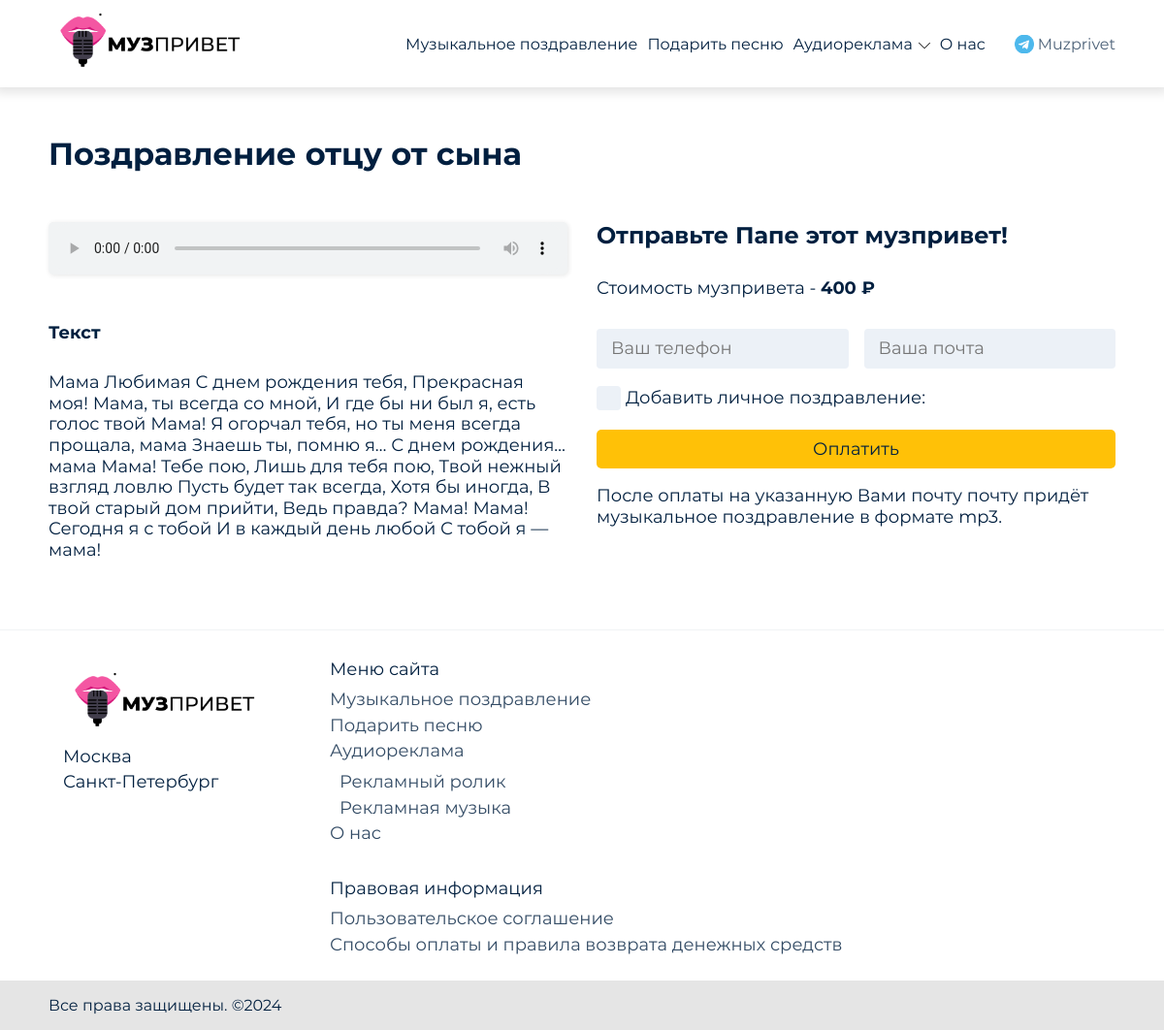
The page /mus-pozdrav/pape/pozdravlenie-otcu-ot-syna on the database its author committed.
### musprivet/models.py (models this page shows, shortened)
class Category(models.Model):
    name = models.CharField(max_length=100, db_index=True, verbose_name='название')
    slug = models.CharField(max_length=100, db_index=True, verbose_name='слаг')
    image = models.ImageField(upload_to='images/', null=True, blank=True, default=None, verbose_name='картинка (опционально)')
    class Meta:
        db_table = 'category'
        verbose_name = 'категория'
        verbose_name_plural = '1.1. Таблица категорий'

class ServiceCongratsByTag(models.Model):
    title = models.CharField(max_length=255, verbose_name='название')
    description = models.TextField(null=True, blank=True, verbose_name='текст поздравления (опционально)')
    category = models.ForeignKey(Category, related_name='services_by_tag_congrats', on_delete=models.CASCADE,
                                 verbose_name='категория (музыкальное поздравление)')
    tag = models.ForeignKey(Tag, on_delete=models.CASCADE, verbose_name='тег')
    slug = models.SlugField(max_length=255, unique=True, db_index=True, verbose_name='слаг (автоматически)')
    audio_file = models.FileField(upload_to='audio/', null=True, blank=True, verbose_name='аудио файл')
    class Meta:
        db_table = 'service_by_tag'
        verbose_name = 'поздравление по тегу'
        verbose_name_plural = '2.3. Таблица поздравлений по тегу'

class Tag(models.Model):
    name = models.CharField(max_length=255, verbose_name='название')
    category = models.ForeignKey(Category, related_name='tags', on_delete=models.CASCADE, verbose_name='категория')
    slug = models.SlugField(max_length=255, unique=True, db_index=True, verbose_name='слаг (автоматически)')
    subcategory = models.ForeignKey(Subcategory, null=True, blank=True, related_name='sub_tags',
                                    on_delete=models.CASCADE, verbose_name='подкатегория (если есть)')
    number = models.IntegerField(null=True, blank=True,
                                 verbose_name='номер (для тегов Аудиорекламы, номер означает каким по счету '
                                              'тег будет на странице)')
    is_male_name_related = models.BooleanField(default=False, verbose_name='привязан ли к тегу список мужских имен')
    is_female_name_related = models.BooleanField(default=False, verbose_name='привязан ли к тегу список женских имен')
    class Meta:
        db_table = 'tag'
        verbose_name = 'тег'
        verbose_name_plural = '2.1. Таблица тегов'

class ServiceAdClipPrice(models.Model):
    ROLIK = 'R'
    SCRIPT = 'S'
    MUSIC = 'M'
    CONGRAT = 'C'
    TYPE_CHOICES = [
        (ROLIK, 'Аудиоролик'),
        (SCRIPT, 'Сценарий'),
        (MUSIC, 'Музыка'),
        (CONGRAT, 'Музыкальное поздравление')
    ]
    title = models.CharField(max_length=255, verbose_name='название')
    description = models.TextField(null=True, blank=True, verbose_name='описание (каждый пункт с новой строки)')
    type = models.CharField(max_length=1, choices=TYPE_CHOICES, verbose_name='выберите тип')
    timing = models.CharField(max_length=255, blank=True, null=True, verbose_name='хронометраж (опционально)')
    price = models.CharField(max_length=255, verbose_name='цена (целое число)')
    class Meta:
        db_table = 'ad_clip_price'
        verbose_name = 'цена'
        verbose_name_plural = '7. Таблица цен на услуги аудиорекламы и поздравлений'

class Subcategory(models.Model):
    name = models.CharField(max_length=100, db_index=True, verbose_name='название')
    category = models.ForeignKey(Category, on_delete=models.CASCADE, max_length=100, related_name='subcategory',
                                 verbose_name='категория')
    slug = models.SlugField(max_length=255, unique=True, db_index=True, default=None, verbose_name='слаг (автоматически)')
    class Meta:
        db_table = 'subcategory'
        verbose_name = 'подкатегория'
        verbose_name_plural = '1.2. Таблица подкатегорий'

### musprivet/views.py (the view, shortened to what this page needs)
# urls.py: path('mus-pozdrav/<slug:tag_slug>/<slug:congrat_slug>', ServiceCongratsByTagDetailView.as_view(), name='congrat_detail'),
class ServiceCongratsByTagDetailView(DetailView, FormMixin):
    model = ServiceCongratsByTag
    context_object_name = 'congrat'
    slug_field = 'congrat_slug'
    template_name = 'musprivet/congrat_detail.html'
    form_class = PaymentForm1
    def get_object(self, *args, **kwargs):
        return ServiceCongratsByTag.objects.get(slug=self.kwargs.get('congrat_slug'))
    def get_context_data(self, **kwargs):
        context = super().get_context_data(**kwargs)
        category_url = 'mus-pozdrav'
        category = get_object_or_404(Category, slug=category_url)
        tag_slug = self.kwargs.get('tag_slug', None)
        current_tag = get_object_or_404(Tag, slug=tag_slug)
        context['current_tag'] = current_tag
        context['categories'] = Category.objects.all()
        context['form'] = self.get_form()
        context['price'] = ServiceAdClipPrice.objects.get(type='C')
        context['title'] = 'Готовые музыкальные поздравления и песни на заказ в подарок для ваших любимых от Музпривет.'
        context['description'] = 'Выберите готовое музыкальное поздравление в подарок любимым. ' + \
                                 category.name + ' ' + current_tag.name + ' ' + self.object.title + ' Пришлем понравившийся ' \
                                                                          'аудио привет в формате мр3 на Вашу ' \
                                                                          'электронную почту. Поздравите лично ' \
                                                                          'со 100% гарантией!'
        context['url'] = self.request.build_absolute_uri(reverse('musprivet:congrat_detail',
                                                                 kwargs={'tag_slug': self.kwargs.get('tag_slug'),
                                                                         'congrat_slug': self.object.slug}))
        if category.image == None:
            context['image'] = self.request.build_absolute_uri(static('img/mainicon.png'))
        else:
            image_url = category.image.url
            context['image'] = self.request.build_absolute_uri(image_url)
        return context

### musprivet/templates/musprivet/congrat_detail.html (shortened to what this page needs)
{% extends 'musprivet/base.html' %}
{% load custom_filters %}
{% block content %}
    <div class="container">
      <section class="zakaz">
        <h1 class="zakaz__main-title">
          {{ congrat.title }}
        </h1>
        <div class="row">
          <div class="col-12 col-lg-6">
            <audio class="zakaz__audio" preload="metadata" controls="controls"
              controlslist="nodownload" autostart="false">
              <source class="zakaz__audio-source" src="{{ congrat.audio_file.url }}" type="audio/mp3">
            </audio>
            {% if congrat.description %}
                <p class="zakaz__text">Текст</p>
                <ul class="list-reset zakaz__song-list">
                    {% for paragraph in congrat.description|split_paragraphs %}
                     <li class="zakaz__song-item">
                        {% for line in paragraph|split_lines %}
                            <p class="zakaz__paragraph">{{ line }}</p>
                        {% endfor %}
                     </li>
                    {% endfor %}
                </ul>
            {% endif %}
          </div>
          <div class="col-12 col-lg-6">
            <h2 class="zakaz__second-title">Отправьте {{ current_tag.name }} этот музпривет!</h2>
            <p class="zakaz__price">Стоимость музпривета - <b>{{ price.price }} ₽</b></p>
            <form class="zakaz__form" method="post">
              <ul class="list-reset row zakaz__form-list">
                <li class="col-12 col-md-6 flex flex-column">
                  <input required class="zakaz__form-input" id="zakaz__form-your-tel" name="phone" type="tel" placeholder="Ваш телефон">
                </li>
                <li class="col-12 col-md-6 flex flex-column">
                  <input required class="zakaz__form-input" id="zakaz__form-mail" name="email" type="email" placeholder="Ваша почта">
                </li>
                <li class="col-12">
                  <label tabindex="0" class="zakaz__form-label zakaz__form-label_styled" for="zakaz__form-add-own-congr">Добавить личное поздравление:</label>
                </li>
              </ul>
              <button type="submit" class="btn zakaz__form-link">Оплатить</button>
                <p class="zakaz__form_descr">После оплаты на указанную Вами почту почту придёт музыкальное поздравление в формате mp3.</p>
            </form>
          </div>
        </div>
      </section>
    </div>
{% endblock %}

### musprivet/templates/musprivet/header.html (shortened to what this page needs)
{% load static %}
    <div class="container header__container flex align-items-center">
      <a class="header__logo" href="{% url 'musprivet:congrat_list_default' %}"><img class="header__logo-img" src="{% static 'img/mainicon.png' %}" alt="icon"></a>
      <nav class="nav">
        {% if categories %}
          <ul class="list-reset nav__list flex">
            {% for category in categories %}
              {% if category.subcategory.all.count > 0 %}
                  <li style="position: relative;">
                    <a class="nav__link nav__link_2level" href="/{{ category.slug }}">{{ category.name }}</a>
                  </li>
                {% else %}
                    <li>
                        <a class="nav__link nav__link" href="/{{ category.slug }}">{{ category.name }}</a>
                    </li>
                {% endif %}
            {% endfor %}
          {% endif %}
              <li>
                  <a class="nav__link" href='{% url 'musprivet:about_us' %}'>О&nbsp;нас</a>
              </li>
            </ul>
      </nav>
      <a class="header__btn-link header__btn-link_hidden" href="https://t.me/muzprivet">Muzprivet</a>
    </div>

### musprivet/templates/musprivet/footer.html
{% load static %}
<div class="container footer__container row">
      <div class="footer__left col-12 col-lg-3">
        <a class="footer__logo" href="{% url 'musprivet:congrat_list_default' %}">
          <img class="footer__img" src="{% static 'img/mainicon.png' %}" alt="mainicon">
        </a>
        <ul class="list-reset">
          <li class="footer__city footer__list-item">Москва</li>
          <li class="footer__city footer__list-item">Санкт-Петербург</li>
        </ul>
      </div>
      <div class="footer__middle col-12 col-lg-9 flex">
        <div>
          <h3 class="footer__title">
            Меню сайта
          </h3>
          {% if categories %}
            <ul class="list-reset footer__list">
                {% for category in categories %}
                    <li class="footer__list-item">
                        {% if category.subcategory.all.count > 0 %}
                            <a class="footer__link footer__link_level2" href="/{{ category.slug }}">
                                {{ category.name }}
                            </a>
                            <ul class="list-reset footer__list_level2">
                                {% for subcategory in category.subcategory.all %}
                                    <li class="footer__list-item">
                                        <a class="footer__link" href="/{{ category.slug }}/{{ subcategory.slug }}">
                                            {{ subcategory.name }}
                                        </a>
                                    </li>
                                {% endfor %}
                            </ul>
                        {% else %}
                            <a class="footer__link" href="/{{ category.slug }}">
                                {{ category.name }}
                            </a>
                        {% endif %}
                    </li>
                {% endfor %}
            {% endif %}
                    <li class="footer__list-item">
                        <a class="footer__link" href="{% url 'musprivet:about_us' %}">О нас</a>
                    </li>
            </ul>
        </div>
        <div>
          <h3 class="footer__title">
            Правовая информация
          </h3>
          <ul class="list-reset">
            <li class="footer__list-item">
              <a class="footer__link" href="{% url 'musprivet:user_manual' %}">
                Пользовательское соглашение
              </a>
            </li>
            <li class="footer__list-item">
              <a class="footer__link" href="{% url 'musprivet:refund' %}">
                Способы оплаты и правила возврата денежных средств
              </a>
            </li>
          </ul>
        </div>
      </div>
    </div>
    <div class="footer__copyrigth">
      <div class="container">
        Все права защищены. ©2024
      </div>
    </div>

### rows shown on the page
Category: name "Музыкальное поздравление"
Category: name "Подарить песню"
Category: name "Аудиореклама"
ServiceCongratsByTag: title "Поздравление отцу от сына", paragraph "Мама Любимая С днем рождения тебя, Прекрасная моя! Мама, ты всегда со мной, И где бы ни был я, есть голос твой Мама! Я огорчал тебя, но ты меня всегда прощала, мама Знаешь ты, помню я… С днем рождения… мама Мама! Тебе пою, Лишь для тебя пою, Твой нежный взгляд ловлю Пусть будет так всегда, Хотя бы иногда, В твой старый дом прийти, Ведь правда? Мама! Мама! Сегодня я с тобой И в каждый день любой С тобой я — мама!"
Tag: name "Папе"
ServiceAdClipPrice: price "400"
Subcategory: name "Рекламный ролик"
Subcategory: name "Рекламная музыка"
